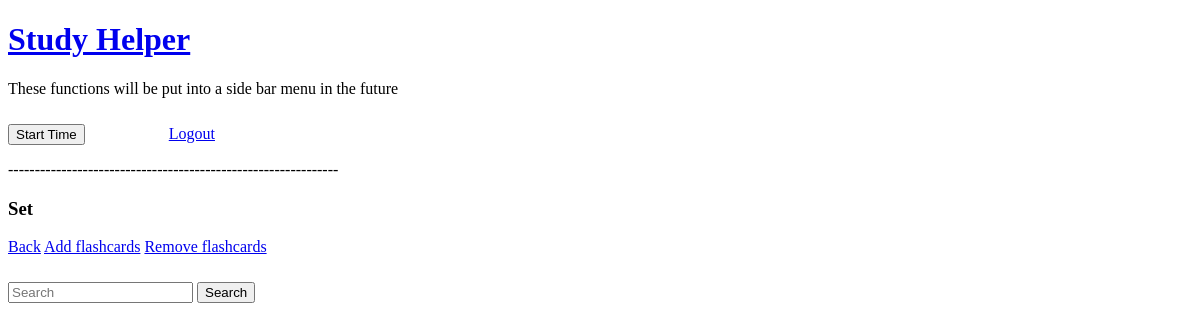
/flashcard/display/Set-1 (signed in), run on an earlier commit of the app's database.
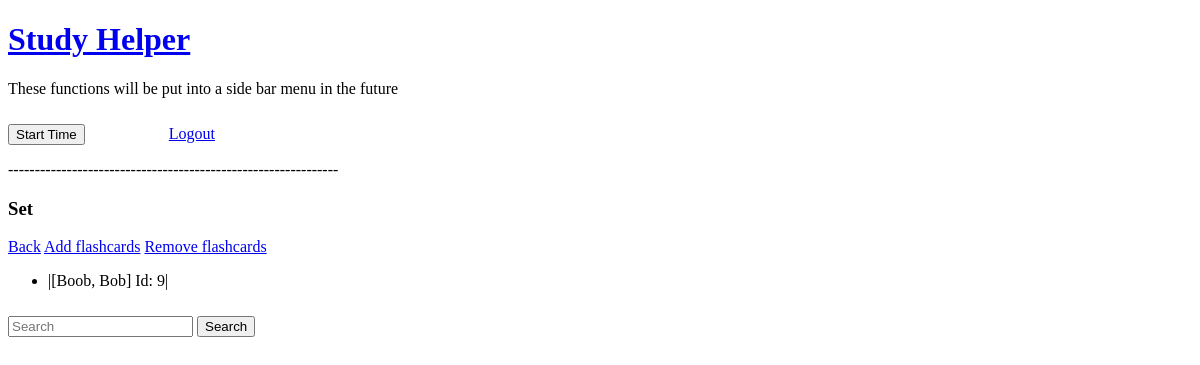
And on a later commit of the database.
### myapp/models.py (models this page shows)
class Card(UserMixin, db.Model):
    id = db.Column(db.Integer, primary_key=True)
    front = db.Column(db.String(256), index=True)
    back = db.Column(db.String(256), index=True)
    set_id = db.Column(db.Integer, db.ForeignKey('flashcardset.id'))
    def __repr__(self):
        return f'|[{self.front}, {self.back}] Id: {self.id}|'

### myapp/routes.py (the view, shortened to what this page needs)
@myapp_obj.route("/flashcard/<option>/<name>-<id>", methods=['GET', 'POST'])
@login_required
def flashcard(option, name, id):
    if (str(option) == "add"):
        add_form = CardAddForm()
        if add_form.validate_on_submit():
            card = Card(front = add_form.front.data, back = add_form.back.data, set_id = id)
            db.session.add(card)
            db.session.commit()
            flash(f'Card has been added')
        return render_template('/flashcard/flashcard_add_cards.html', form=add_form,
         name=name, id=id)
    elif (str(option) == "display"):
        list = Card.query.filter_by(set_id = id)
        return render_template('/flashcard/flashcard_display.html', name=name, id=id, list = list)
    return str(option) + ' is a invalid route.'

### myapp/models.py (called while the page is built)
@login.user_loader
def load_user(id):
    return User.query.get(int(id))

### myapp/templates/flashcard/flashcard_display.html
{% extends "user/user_menu.html" %}
{% block content %}
<h3>{{ name }}</h3>
<a href="/flashcard">Back</a>
<a href="/flashcard/add/{{ name }}-{{ id }}">Add flashcards</a>
<a href="/flashcard/delete/{{ name }}-{{ id }}">Remove flashcards</a>
<ul>
{% for cards in list %}
    <li>{{ cards }}</li>
{% endfor %}
</ul>
{% endblock %}

What changed in the data, as far as the page shows it:
added Card: front+back+id "|[Boob, Bob] Id: 9|"
